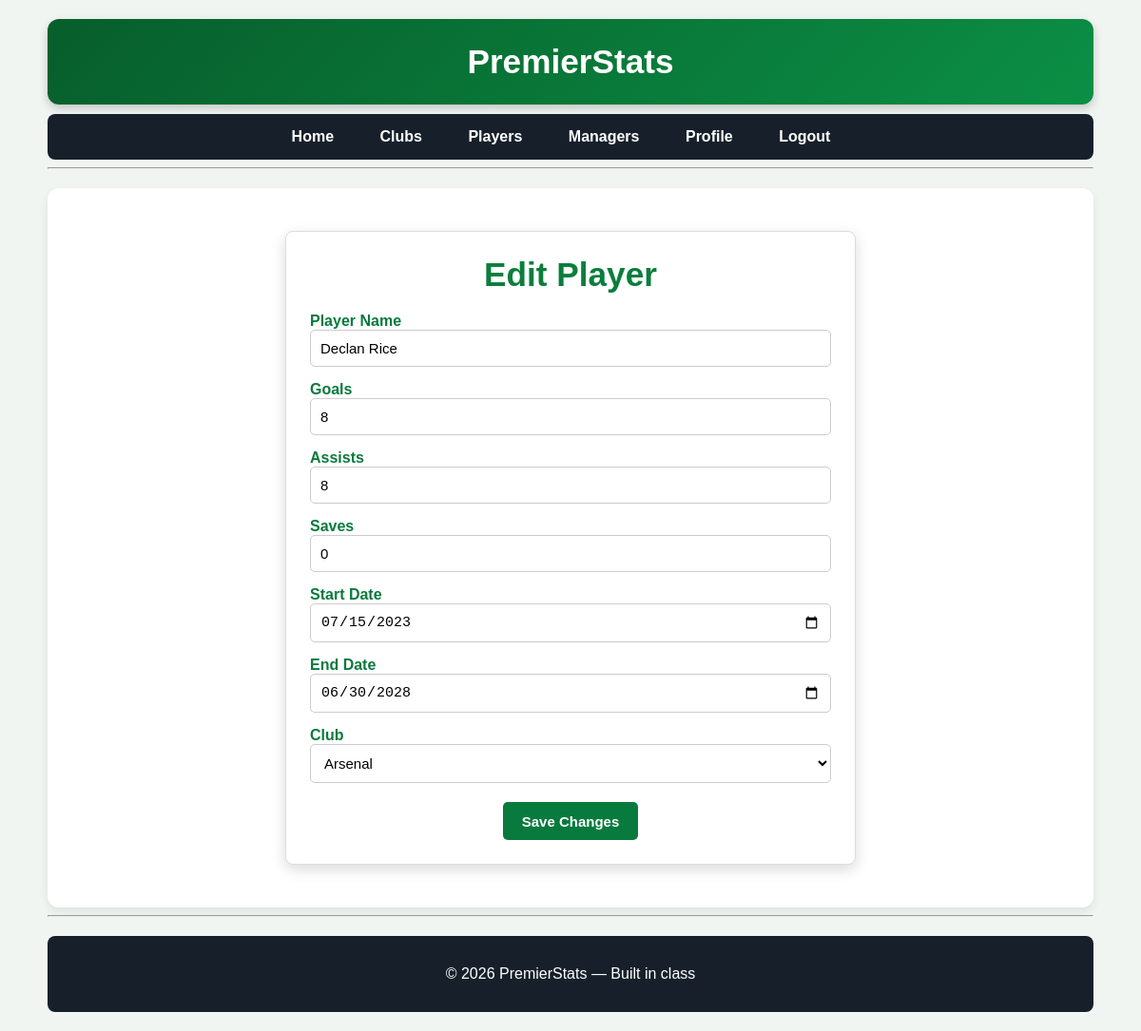
The page /edit_player/2 (signed in) on the database its author committed.
### app.py (models this page shows)
class Players(db.Model):
    Playerid = db.Column(db.Integer, primary_key=True)
    name = db.Column(db.String(80), nullable=False)
    Goals = db.Column(db.Integer, nullable=False)
    Assists = db.Column(db.Integer, nullable=False)
    Saves = db.Column(db.Integer, nullable=False)
    PlayerStartDate = db.Column(db.Date, nullable=False)
    PlayerEndDate = db.Column(db.Date, nullable=False)
    clubs = db.relationship(
        "Clubs",
        secondary=clubs_players,
        back_populates="players"
    )

### app.py (the view, shortened to what this page needs)
    @app.route("/edit_player/<int:Playerid>", methods=["GET", "POST"])
    def edit_player(Playerid):
        if session.get("admin") != True:
            abort(403)
        player = Players.query.get_or_404(Playerid)
        clubs = Clubs.query.all()
        return render_template(
            "edit_player.html",
            page_title="Edit Player",
            player=player,
            clubs=clubs
        )

### templates/edit_player.html
{% extends "layout.html" %}
{% block content %}
<div class="form-container">
    <h3>Edit Player</h3>
    <form method="POST">
        <div class="form-group">
            <label>Player Name</label>
            <input type="text"
                   name="name"
                   value="{{ player.name }}"
                   required>
        </div>
        <div class="form-group">
            <label>Goals</label>
            <input type="number"
                   name="goals"
                   value="{{ player.Goals }}"
                   required>
        </div>
        <div class="form-group">
            <label>Assists</label>
            <input type="number"
                   name="assists"
                   value="{{ player.Assists }}"
                   required>
        </div>
        <div class="form-group">
            <label>Saves</label>
            <input type="number"
                   name="saves"
                   value="{{ player.Saves }}"
                   required>
        </div>
        <div class="form-group">
            <label>Start Date</label>
            <input type="date"
                   name="start_date"
                   value="{{ player.PlayerStartDate }}"
                   required>
        </div>
        <div class="form-group">
            <label>End Date</label>
            <input type="date"
                   name="end_date"
                   value="{{ player.PlayerEndDate }}"
                   required>
        </div>
        <div class="form-group">
            <label>Club</label>
            <select name="club" required>
                {% for club in clubs %}
                    <option value="{{ club.Clubid }}"
                        {% if club in player.clubs %}selected{% endif %}>
                        {{ club.name }}
                    </option>
                {% endfor %}
            </select>
        </div>
        <button type="submit" class="add-player-button">
            Save Changes
        </button>
    </form>
</div>
{% endblock %}

### static/style.css (style rules this page uses)
body { font-family: Arial, Helvetica, sans-serif; max-width: 1100px; margin: 20px auto; padding: 0 20px; background-color: #f1f5f2; color: #1f2933; }
h3 { color: #0a7e3c; font-size: 2.2em; }
.form-container { max-width: 600px; margin: 20px auto; padding: 25px; background-color: white; box-shadow: 0 5px 15px rgba(0, 0, 0, 0.15); border-radius: 8px; border: 1px solid #ddd; box-sizing: border-box; }
.form-container { background-color: white; padding: 25px; border-radius: 8px; margin-top: 20px; border: 1px solid #ddd; max-width: 600px; }
.form-group label { display: block; font-weight: bold; color: #087a3d; }
.form-group input { width: 100%; padding: 10px; box-sizing: border-box; border: 1px solid #ccc; border-radius: 5px; font-size: 15px; }
.search-form button, .add-button, .add-player-button { padding: 10px 20px; height: 40px; background-color: #087a3d; color: white; border: none; border-radius: 5px; font-weight: bold; font-size: 15px; cursor: pointer; text-decoration: none; display: inline-flex; align-items: center; justify-content: center; box-sizing: border-box; }
.form-container { max-width: 600px; margin: 20px auto; padding: 25px; background-color: white; border-radius: 8px; border: 1px solid #ddd; box-sizing: border-box; }
.form-container h3 { text-align: center; margin-top: 0; margin-bottom: 20px; }
.form-group { margin-bottom: 15px; }
.form-container button { display: block; margin: 20px auto 0; }
.form-container select { width: 100%; padding: 10px; box-sizing: border-box; border: 1px solid #ccc; border-radius: 5px; font-size: 15px; background-color: white; }
.form-container button { padding: 10px 20px; height: 40px; background-color: #087a3d; color: white; border: none; border-radius: 5px; font-weight: bold; font-size: 15px; cursor: pointer; }

### rows shown on the page
Players: name "Declan Rice", goals "8", assists "8", saves "0", start_date "07/15/2023", end_date "06/30/2028"

### other values the page prints
form field club "Arsenal"
